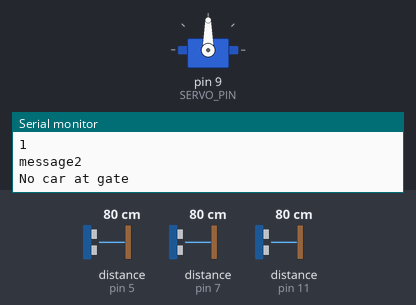
Recording of a sketch running on a simulated Arduino Uno, built with avr-gcc and run on an emulated ATmega328P. Shown: servo, the last lines printed to the serial monitor. The test bench sets the inputs (shaded band); at power-on: distance to the obstacle (sensors on pin 11, pin 5, pin 7) 80 cm. The echo pulse lasts 58.3 µs per cm.

Above: at 2.3 s.
2.4 s: distance to the obstacle (sensor on pin 11) set to 12 cm
4.5 s: distance to the obstacle (sensor on pin 11) set to 9 cm
At 5.0 s:
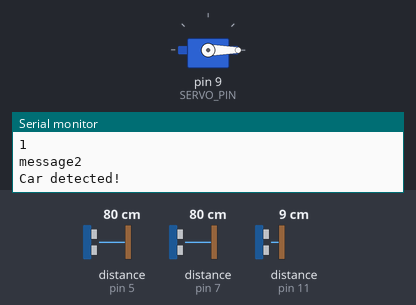
6.6 s: distance to the obstacle (sensor on pin 11) set to 18 cm
At 8.2 s:
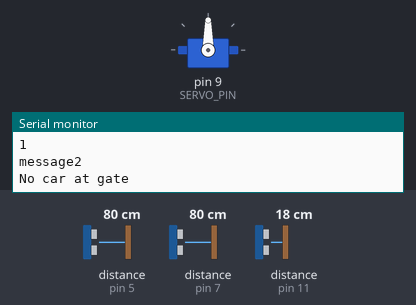
9.0 s: distance to the obstacle (sensor on pin 11) set to 2 cm
At 9.8 s:
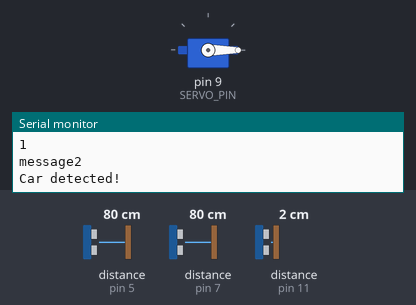
Timing chart, 0 to 12.0 s (numbered marks = the images above; inputs shaded):
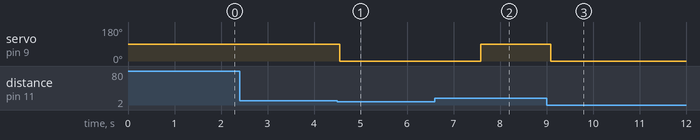

The sketch:

parking.ino
```cpp
#include <NewPing.h>
#include <Servo.h>

#define TRIG1_PIN 6
#define ECHO1_PIN 7
#define TRIG2_PIN 4
#define ECHO2_PIN 5
//#define TRIG3_PIN 4  //***** change this trig pin to pin 4
//#define ECHO3_PIN 12
#define GATE_TRIG_PIN 10
#define GATE_ECHO_PIN 11
#define SERVO_PIN 9   // ****** change the servo pin to pin 9
#define MAX_DISTANCE 200

NewPing sonar1(TRIG1_PIN, ECHO1_PIN, MAX_DISTANCE);
NewPing sonar2(TRIG2_PIN, ECHO2_PIN, MAX_DISTANCE);
//NewPing sonar3(TRIG3_PIN, ECHO3_PIN, MAX_DISTANCE);
NewPing gate_sonar(GATE_TRIG_PIN, GATE_ECHO_PIN, MAX_DISTANCE);
Servo servo;

int num_slots = 3;
bool empty_slots[2];
int min_distance = 10;
bool slots_available = true;

void setup() {
  Serial.begin(9600);
  servo.attach(SERVO_PIN);
}

void loop() {
  int distance1 = sonar1.ping_cm();
  int distance2 = sonar2.ping_cm();
  //int distance3 = sonar3.ping_cm();
  int gate_distance = gate_sonar.ping_cm();

  if (distance1 > min_distance) {
    empty_slots[0] = true;
  }
  else{
    empty_slots[0] = false;
  }
  if (distance2 > min_distance) {
    empty_slots[1] = true;
  }
  else{
    empty_slots[1] = false;
  }

  int slot_num=0;
  for(int i=0;i<2;i++){
    if(empty_slots[i]==true){
      slot_num+=1;
    }
  }
  num_slots=slot_num;
  if(slot_num>0){
    slots_available=true;
  }
  else{
    slots_available=false;
  }

  if (gate_distance <= min_distance) {
    Serial.print("message2\n");
    Serial.print("Car detected!\n");
    if (slots_available) {
      openGate();
      Serial.print("message\n");
      for(int i=0;i<2;i++){
        if(empty_slots[i]==true){
          Serial.print("You can Park at slot: ");
          Serial.print(i+1);
          Serial.print("\n");
          break;
        }
      }
    }
    else {
      Serial.print("message\n");
      Serial.print("slot full cannot open gate\n");
    }
  }
  else {
    Serial.print("message2\n");
    Serial.print("No car at gate\n");
    closeGate();

    slots_available = true;
  }
  Serial.print("slots\n");
  for(int i=0;i<2;i++){
    if(empty_slots[i]==true){
          Serial.print("1\n");
  }
  else
  {
    Serial.print("0\n");
  }
  }
  delay(500);
}

void openGate() {
  servo.write(0);
  delay(1000);
}
void closeGate() {
  servo.write(90);
  delay(1000);
}
```

Measured:
- the behaviour switches between 11 and 10 cm on distance to the obstacle (sensor on pin 11) (found by bisection; images 0 and 1)
- after the input at 4.5 s, servo on pin 9 (SERVO_PIN): 90° → 0° after 0.06 s
- after the input at 6.6 s, servo on pin 9 (SERVO_PIN): 0° → 90° after 0.98 s
- after the input at 9.0 s, servo on pin 9 (SERVO_PIN): 90° → 0° after 0.09 s
